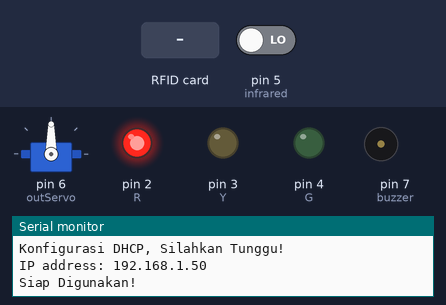
Bench run of a sketch on a simulated Arduino Uno, built for the host (arithmetic inside an expression is 32-bit, double 64-bit). Shown: servo, output pins drawn as LEDs (lit = HIGH), buzzer (waves = sounding, pin HIGH), the last lines printed to the serial monitor. The test bench sets the inputs (shaded band); at power-on: pin 5 (infrared) LOW. WiFi joins after 1.5 s; servers stay silent unless stated; uploads are accepted with an empty reply.

Above: at 8.0 s.
8.1 s: RFID card 5E 7A 19 C4 held to the reader
At 10.2 s:
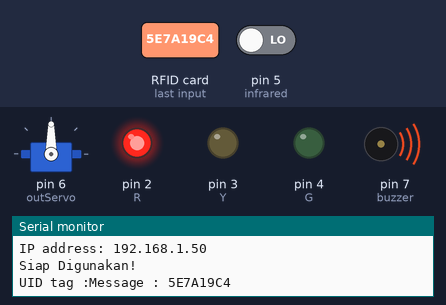
Timing chart, 0 to 12.0 s (numbered marks = the images above; inputs shaded):
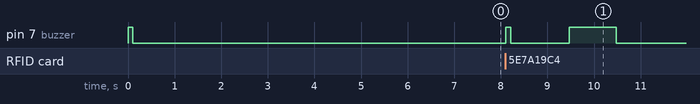

The sketch:

projectkelompok.ino
```cpp
#include <SPI.h>
#include <Ethernet.h>
#include <ArduinoJson.h> //6.17.3
#include <MFRC522.h>
#include <Servo.h>

// replace the MAC address below by the MAC address printed on a sticker on the Arduino Shield 2
byte mac[] = { 0xDE, 0xAD, 0xBE, 0xEF, 0xFE, 0xED };

EthernetClient client;

int    HTTP_PORT   = 80;
String HTTP_METHOD = "GET";
char   HOST_NAME[] = "192.168.0.104"; // change to your PC's IP address
String PATH_NAME   = "/PROJECTkelompok/api.php";

String getData;

//variable rfid
#define SS_PIN 9
#define RST_PIN 8
MFRC522 mfrc522(SS_PIN, RST_PIN);   // Create MFRC522 instance.

//variable servo
int outServo = 6;
Servo myServo;

//variable tambahan
int buzzer = 7;
int key = 0;
int key2 = 0;
int infrared = 5;

//variabel led
int R = 2;
int Y = 3;
int G = 4;

void setup() {
  Serial.begin(115200);

  myServo.attach(outServo);

  pinMode (buzzer, OUTPUT);
  pinMode (R, OUTPUT);
  pinMode (Y, OUTPUT);
  pinMode (G, OUTPUT);
  pinMode (infrared, INPUT);

  myServo.write(90);
  digitalWrite(R, HIGH);
  digitalWrite(Y, LOW);
  digitalWrite(G, LOW);

  digitalWrite(buzzer, HIGH);
  delay(100);
  digitalWrite(buzzer, LOW);

  while (!Serial);
  // Initiate  SPI bus
  SPI.begin();
  // Initiate MFRC522
  mfrc522.PCD_Init();
  //START IP DHCP
  Serial.println("Konfigurasi DHCP, Silahkan Tunggu!");
  if (Ethernet.begin(mac) == 0) {
    Serial.println("DHCP Gagal!");
    if (Ethernet.hardwareStatus() == EthernetNoHardware) {
      Serial.println("Ethernet Tidak tereteksi :(");
    } else if (Ethernet.linkStatus() == LinkOFF) {
      Serial.println("Hubungkan kabel Ethernet!");
    }
    while (true) {
      delay(1);
    }
  }
  //End DHCP
  delay(5000);
  Serial.print("IP address: ");
  Serial.println(Ethernet.localIP());
  client.connect(HOST_NAME, HTTP_PORT);
  Serial.println("Siap Digunakan!");
}

void loop() {
  if (key == 0) {

    //Baca data
    //Program yang akan dijalankan berulang-ulang
    if ( ! mfrc522.PICC_IsNewCardPresent()) {
      return;
    }
    // Select one of the cards
    if ( ! mfrc522.PICC_ReadCardSerial()) {
      return;
    }

    //Show UID on serial monitor
    Serial.print("UID tag :");
    String uidString;
    byte letter;
    for (byte i = 0; i < mfrc522.uid.size; i++)
    {
      uidString.concat(String(mfrc522.uid.uidByte[i] < 0x10 ? "" : ""));
      uidString.concat(String(mfrc522.uid.uidByte[i], HEX));
    }
    Serial.print("Message : ");
    uidString.toUpperCase();
    Serial.println(uidString);
    digitalWrite(buzzer, HIGH);
    delay(100);
    digitalWrite(buzzer, LOW);

    String nama_tol = "bogor";

    //POST TO WEB
    client.connect(HOST_NAME, HTTP_PORT);
    client.println(HTTP_METHOD + " " + PATH_NAME +
                   "?rfid=" + String(uidString) +
                   "&nama_tol=" + String(nama_tol) +

                   " HTTP/1.1");
    client.println("Host: " + String(HOST_NAME));
    client.println("Connection: close");
    client.println(); // end HTTP header

    while (client.connected()) {
      if (client.available()) {
        char endOfHeaders[] = "\r\n\r\n";
        client.find(endOfHeaders);
        getData = client.readString();
        getData.trim();

        //AMBIL DATA JSON
        const size_t capacity = JSON_OBJECT_SIZE(9) + 210; //cari dulu nilainya pakai Arduino Json 5 Asisten
        DynamicJsonDocument doc(capacity);
        //StaticJsonDocument<192> doc;
        DeserializationError error = deserializeJson(doc, getData);

        const char* id_dibaca       = doc["id"];
        const char* rfid_dibaca     = doc["rfid"];
        const char* nama_dibaca     = doc["nama"];
        const char* alamat_dibaca   = doc["alamat"];
        const char* telepon_dibaca  = doc["telepon"];
        const char* tanggal_dibaca  = doc["tanggal"];
        const char* saldo_dibaca    = doc["saldo"];
        const char* namatol_dibaca  = doc["nama_tol"];
        const char* status_dibaca   = doc["status"];

        //LOGIKA
        if (String(status_dibaca) == "Berhasil") {
          buzzeroke();
          Serial.println("Berhasil");
          delay(500);
          digitalWrite(R, LOW);
          digitalWrite(Y, HIGH);
          digitalWrite(G, LOW);
          delay(1000);
          bukaGerbang();
          digitalWrite(R, LOW);
          digitalWrite(Y, LOW);
          digitalWrite(G, HIGH);
          delay(500);
          key = 1;
        } else if (String(status_dibaca) == "Gagal") {
          buzzergagal();
          Serial.println("Saldo Tidak Cukup");
        } else {
          buzzergagal();
          Serial.println("Gagal");
        }

      }
    }
    //delay(1000);
  }

  InfraredON();
}

void buzzeroke() {
  digitalWrite(buzzer, HIGH);
  delay(100);
  digitalWrite(buzzer, LOW);
  delay(100);
  digitalWrite(buzzer, HIGH);
  delay(100);
  digitalWrite(buzzer, LOW);
  delay(100);
}

void buzzergagal() {
  digitalWrite(buzzer, HIGH);
  delay(1000);
  digitalWrite(buzzer, LOW);
  delay(10);
}

void bukaGerbang() {
  myServo.write(10);
}

void tutupGerbang() {
  myServo.write(90);
}

void InfraredON() {
  int readInfrared = digitalRead(infrared);

  if (readInfrared == 0 && key == 1) {
    digitalWrite(R, LOW);
    digitalWrite(Y, HIGH);
    digitalWrite(G, LOW);
    delay(1000);
    key2 = 1;
  }

  if ( readInfrared == 1 && key2 == 1) {
    delay(1000);
    tutupGerbang();
    digitalWrite(R, HIGH);
    digitalWrite(Y, LOW);
    digitalWrite(G, LOW);
    key = 0;
    key2 = 0;
  }
}
```

Measured:
- after the input at 8.1 s, pin 7 (buzzer): LOW → HIGH at once, → LOW 0.10 s later, → HIGH 1.3 s later, → LOW 1.0 s later
